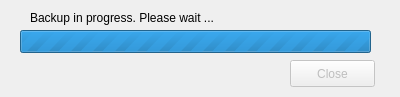
<?xml version="1.0" encoding="UTF-8"?>
<ui version="4.0">
 <class>Backup</class>
 <widget class="QDialog" name="Backup">
  <property name="geometry">
   <rect>
    <x>0</x>
    <y>0</y>
    <width>400</width>
    <height>97</height>
   </rect>
  </property>
  <property name="windowTitle">
   <string>DDC Backup</string>
  </property>
  <widget class="QProgressBar" name="backupProgress">
   <property name="geometry">
    <rect>
     <x>20</x>
     <y>30</y>
     <width>351</width>
     <height>23</height>
    </rect>
   </property>
   <property name="maximum">
    <number>0</number>
   </property>
   <property name="value">
    <number>-1</number>
   </property>
  </widget>
  <widget class="QPushButton" name="btnClose">
   <property name="enabled">
    <bool>false</bool>
   </property>
   <property name="geometry">
    <rect>
     <x>290</x>
     <y>60</y>
     <width>85</width>
     <height>27</height>
    </rect>
   </property>
   <property name="text">
    <string>Close</string>
   </property>
  </widget>
  <widget class="QLabel" name="lblStatus">
   <property name="geometry">
    <rect>
     <x>30</x>
     <y>10</y>
     <width>221</width>
     <height>16</height>
    </rect>
   </property>
   <property name="text">
    <string>Backup in progress. Please wait ...</string>
   </property>
  </widget>
 </widget>
 <resources/>
 <connections>
  <connection>
   <sender>btnClose</sender>
   <signal>clicked()</signal>
   <receiver>Backup</receiver>
   <slot>close()</slot>
   <hints>
    <hint type="sourcelabel">
     <x>332</x>
     <y>73</y>
    </hint>
    <hint type="destinationlabel">
     <x>199</x>
     <y>48</y>
    </hint>
   </hints>
  </connection>
 </connections>
</ui>
